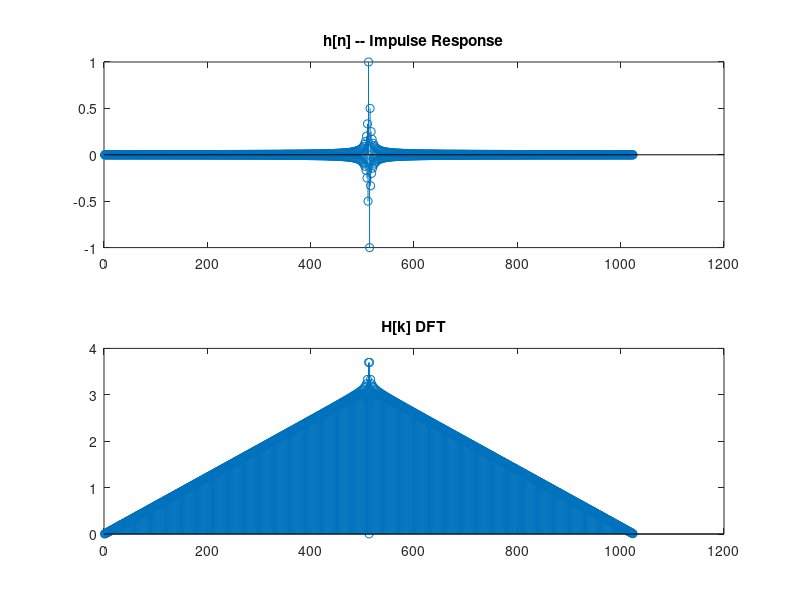

Here is the MATLAB script that generated this plot:
N=1024; %%% Enter even values of N
n=0:1:N-1
m=n-N/2;

h=((-1).^m)./m;  %% inverse DTFT of jOmega (truncated)
h(N/2+1)=0;      %% delayed it so that it is a causal h[n]

figure
subplot(2,1,1)
stem(h)
title('h[n] -- Impulse Response')

subplot(2,1,2)
H=fft(h);
stem(abs(H))
title('H[k] DFT')

%%  See that the magnitude of H[k] is that of j(2pi)k/N
%% make N larger and the approximation becomes better
%% processing complexity and delay increases with N...